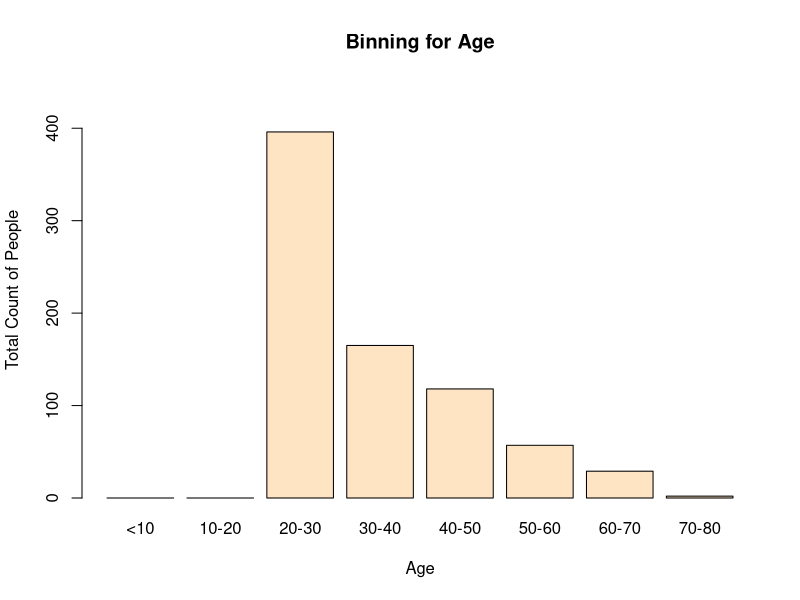

Recreate this plot in R.
library(caret)
library(mlbench)
#Install caret if not installed
#install.packages('caret')

data(PimaIndiansDiabetes)
age<-PimaIndiansDiabetes$age

summary(age)
#Creating Bins
# set up boundaries for intervals/bins
breaks <- c(0,10,20,30,40,50,60,70,80)

# specify interval/bin labels
labels <- c("<10", "10-20", "20-30", "30-40", "40-50", "50-60", "60-70", "70-80")

bins <- cut(age, breaks, include.lowest = T, right=FALSE, labels=labels)
summary(bins)

plot(bins, main="Binning for Age",  ylab="Total Count of People",col="bisque",xlab="Age",ylim=c(0,450))

